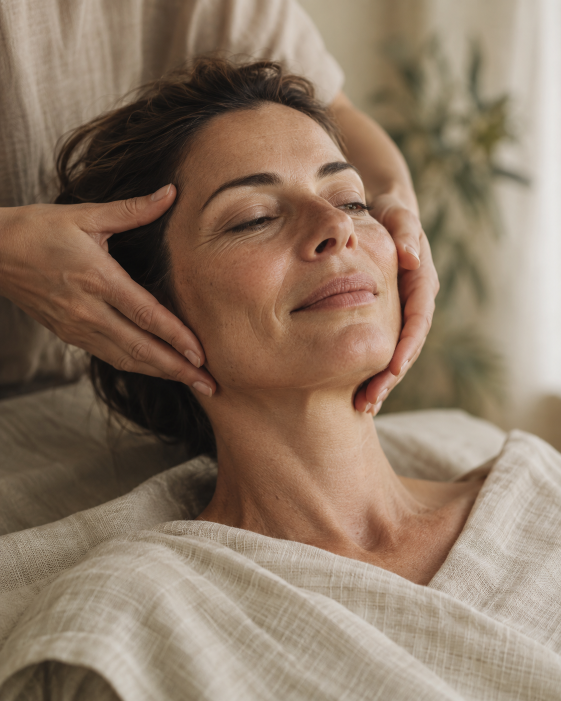
#> input picture _dev/img-src/hero-care-source.png, 1122 x 1402 px (shown at 1/2 size)
$ python export_editorial_2026.py
#> lines starting #> are read from the running program, lines starting #| are printed output that depends on the picture
"""Export optimized editorial photos from the two generated source images.

Requires Pillow. Source PNGs live in _dev/img-src and are not used by the
published page; only the optimized outputs in assets/img/editorial are loaded.
"""

from pathlib import Path
from PIL import Image


site = Path(__file__).resolve().parents[2]
output = site / "assets/img/editorial"
output.mkdir(parents=True, exist_ok=True)

with Image.open(site / "_dev/img-src/hero-care-source.png") as original:
#> original is the input picture: PIL image 1122x1402 RGB; mean R, G, B 141.1, 120.2, 101.3
    frame = original.convert("RGB")

exports = {
    "hero-care": ((0, 15, 1122, 1386), (900, 1100)),
    "hero-care-520": ((0, 15, 1122, 1386), (520, 636)),
    "hero-care-mobile": ((0, 150, 1122, 1023), (900, 700)),
}

for name, (box, size) in exports.items():
    image = frame.crop(box).resize(size, Image.Resampling.LANCZOS)
    image.save(output / f"{name}.webp", "WEBP", quality=82, method=6)
    if name != "hero-care-520":
        image.save(output / f"{name}.jpg", "JPEG", quality=86, optimize=True, subsampling=0)
#> this loop made 3 passes
#> pass 1, `image = frame.crop(box).resize(size, Image.Resampling.LANCZOS)`:
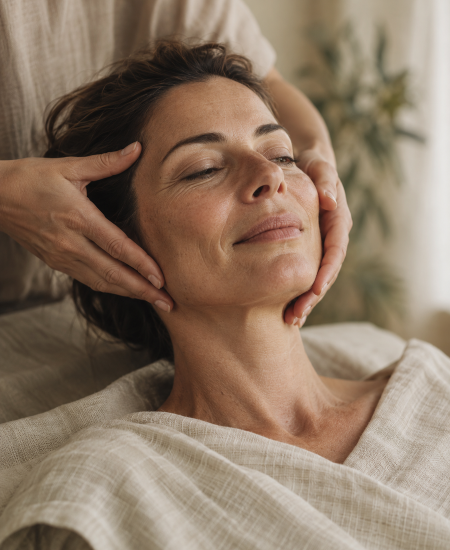
#> image: PIL image 900x1100 RGB (shown at 1/2 size); mean R, G, B 140.8, 119.7, 100.7
#> pass 2, `image = frame.crop(box).resize(size, Image.Resampling.LANCZOS)`:
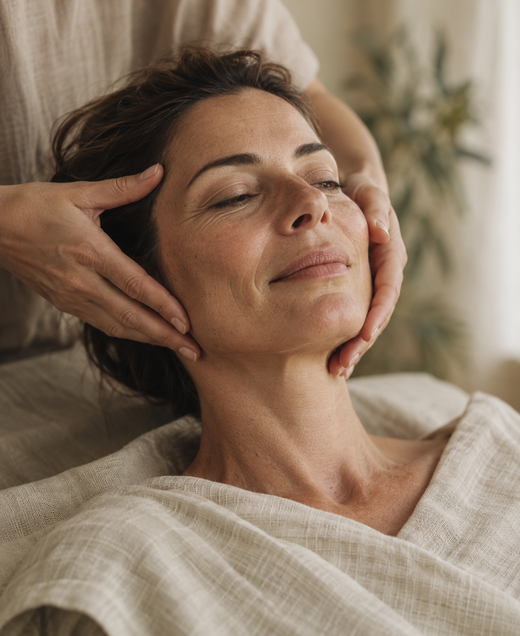
#> image: PIL image 520x636 RGB; mean R, G, B 140.8, 119.7, 100.7
#> pass 3, `image = frame.crop(box).resize(size, Image.Resampling.LANCZOS)`:
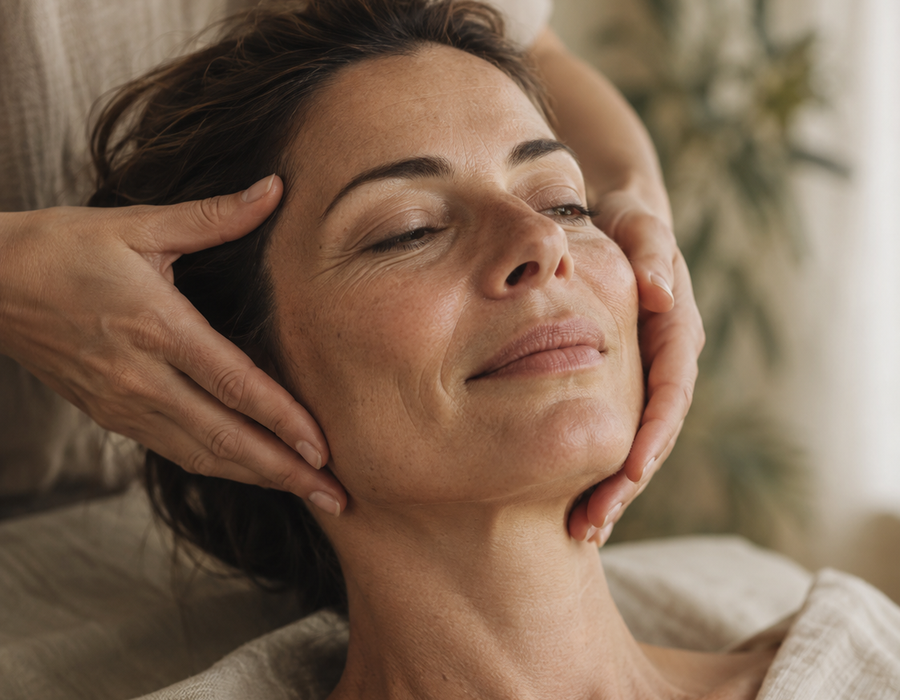
#> image: PIL image 900x700 RGB; mean R, G, B 127.9, 103.8, 84.4

with Image.open(site / "_dev/img-src/quiet-portrait-source.png") as original:
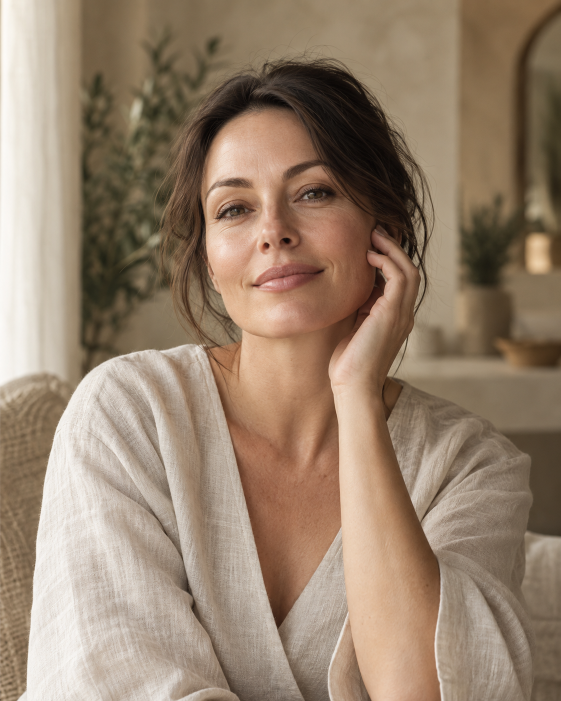
#> input picture _dev/img-src/quiet-portrait-source.png, 1122 x 1402 px (shown at 1/2 size)
#> original is the input picture: PIL image 1122x1402 RGB; mean R, G, B 151.1, 130.1, 109.8
    portrait = original.convert("RGB").resize((720, 900), Image.Resampling.LANCZOS)
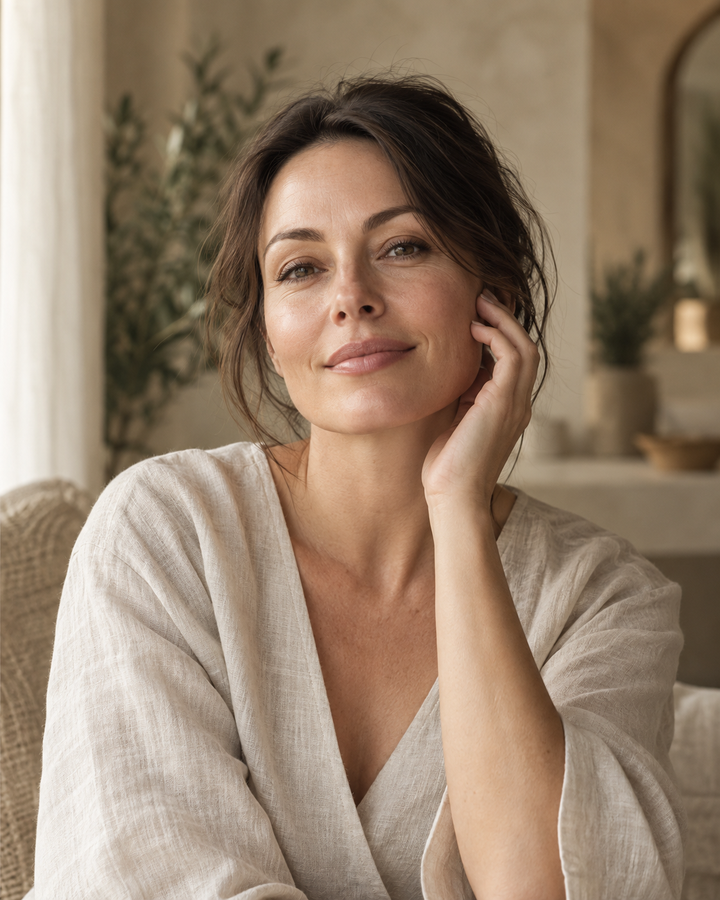
#> portrait: PIL image 720x900 RGB; mean R, G, B 151.1, 130.1, 109.8
    portrait.save(output / "quiet-portrait.webp", "WEBP", quality=82, method=6)
    portrait.save(output / "quiet-portrait.jpg", "JPEG", quality=86, optimize=True, subsampling=0)
